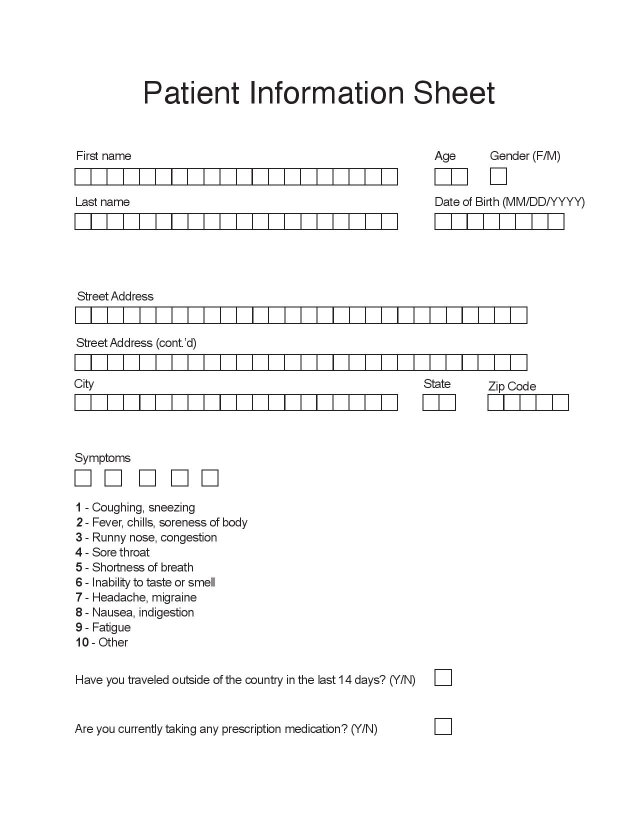
#> input picture form-gold-image.jpg, 1275 x 1650 px (shown at 1/2 size)
$ python -i image_processing.py   (imports and definitions only)
#> lines starting #> are read from the running program, lines starting #| are printed output that depends on the picture; after the words box and inside, x2 and y2 are one past the last pixel; in counts of white or black regions, pixels touching at a corner belong together
#> in process_image, img is the input picture: shape (1650, 1275, 3); mean B, G, R 248.1, 248, 248.1
### ECS171Backend/CoreBackend/box_extraction.py
import cv2
import numpy as np
import shutil
import os


# [4 lines left out: function create_directory, not called in this run]


def sort_boxes(boxes):
    # https://stackoverflow.com/questions/38805462/how-to-sort-contours-left-to-right-while-going-top-to-bottom-using-python-and

    # [x,y,w,h]
    # sort by y
    boxes.sort(key=lambda x: x[1])
    num_boxes = len(boxes)

    # bottom row of boxes
    bottom_line = boxes[0][1] + boxes[0][3] - 1
    index = 0
    for i in range(num_boxes):
        # x is greater than the bottom line, need a new line
        if boxes[i][1] > bottom_line:
            # sort the previous line by their x
            boxes[index:i] = sorted(boxes[index:i], key=lambda x: x[0])
            index = i

        # check if found a new bottom line
        bottom_line = max(boxes[i][1] + boxes[i][3] - 1, bottom_line)

    # sort the last line
    boxes[index:] = sorted(boxes[index:], key=lambda x: x[0])
    return boxes


def overlapping_contours(box_1, box_2):
    return all(abs(box_1[i] - box_2[i]) <= 6 for i in range(4))


# [26 lines left out: function save_boxes, not called in this run]


def extract_boxes(boxes, original):
    output = []

    for square in boxes:
        x = square[0]
        y = square[1]
        w = square[2]
        h = square[3]

        # save actual square
        square_box = original[y:y + h, x:x + w]
        output.append(square_box)

    return output


def get_boxes(img):
    # # 1. conversion to gray scale
    # # 2. binarization of the image. Using thresholding
    # # read image and apply grayscale
    # img = cv2.imread(image_name, cv2.IMREAD_GRAYSCALE)
    # create a copy to extract fields from it later
    img = cv2.resize(img, (1300, 1700))
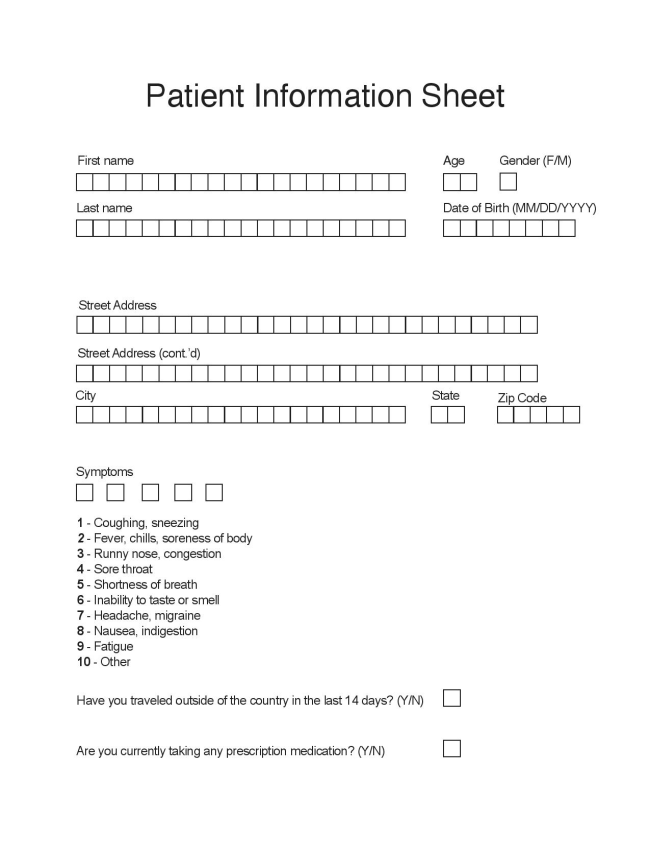
#> img: shape (1700, 1300) (shown at 1/2 size); min 5, max 255, mean 248
    original = img.copy()
    # thresholding - simplest method of segmenting images (process of partitionning a digital image into multiple segments, goal is to simplify image into a representation that is easier to analyze)
    # takes in grescale image. Used to create a binary image, returns threshold image
    blur = cv2.GaussianBlur(img, (5, 5), 0)
    _, threshold = cv2.threshold(img, 135, 255, cv2.THRESH_BINARY)
#> threshold: shape (1700, 1300); 97.1% white; black in thin lines or dots, all inside (x1, y1, x2, y2) = (152, 166, 1192, 1516)
    # mode cv2.RETR_TREE: way to find contours
    # method cv2.CHAIN_APPROX_SIMPLE: approximation method for the detection. contour line indicates a line representing a boundary of the same intensities
    # returned contours is a list of points consisting of the contour lines
    contours, _ = cv2.findContours(image=threshold, mode=cv2.RETR_TREE, method=cv2.CHAIN_APPROX_SIMPLE)
#> contours = 739 contours, 121 with area under 20; largest, box (x1, y1, x2, y2) and area: (0, 0, 1300, 1700) 2207001, (152, 631, 1077, 669) 34184, (151, 728, 1077, 766) 33275, (151, 345, 813, 383) 24454, (151, 811, 813, 848) 23794

    min_box_area = 1200
    max_box_area = 1800
    image_number = 1
    rejects_number = 1
    accepted_boxes = []
    i = 1

    for cnt in contours:
        area = cv2.contourArea(cnt)
        peri = cv2.arcLength(cnt, True)
        # reducing the number of points in a curve with a reduced set of points
        # curve = series of short line segments*cv2.arcLength(cnt, True)
        # approximated curve = subset of points in original curve
        approx = cv2.approxPolyDP(cnt, 0.02 * peri, True)
        img_copy = original.copy()
        # draw an approximate rectangle around the contour
        x, y, w, h = cv2.boundingRect(cnt)
        if len(approx) == 4 and area > min_box_area and area < max_box_area:
            overlapping = False
            if any(overlapping_contours(i, [x, y, w, h]) for i in accepted_boxes):
                overlapping = True
            if not overlapping:
                accepted_boxes.append([x, y, w, h])
                i += 1
#> this loop made 739 passes
#> (area, peri, x, y, w, h) on passes 3, 4, 5, 6, 7, 9, 10, 11, 13, 14, 15, 16: (91, 67.8, 682, 1496, 12, 15), (151, 45.8, 668, 1496, 14, 15), (48.5, 25.9, 671, 1499, 8, 9), (40, 31.66, 665, 1496, 4, 15), (291, 73.94, 632, 1496, 25, 15), (73, 46.63, 635, 1499, 19, 9), (40, 31.66, 628, 1496, 4, 15), (125.5, 64.87, 601, 1496, 14, 15), (145.5, 105.4, 581, 1496, 21, 15), (91.5, 68.38, 561, 1496, 12, 15), (152, 45.8, 547, 1496, 14, 15), (47.5, 25.9, 550, 1499, 8, 9)
#> (area, peri, approx, x, y, w, h) on pass 1: (2207001, 5996, [[0, 0], [0, 1699], [1299, 1699], [1299, 0]], 0, 0, 1300, 1700)
#> after the loop, accepted_boxes = [[885, 1479, 38, 37], [885, 1378, 38, 37], [410, 966, 37, 37], [348, 966, 37, 37], [282, 966, 37, 37], [212, 966, 38, 37], [151, 966, 37, 37], [998, 344, 37, 38]]; i = 9

    accepted_boxes = sort_boxes(accepted_boxes)
#> in sort_boxes, `num_boxes = len(boxes)`: num_boxes = 8
#> in sort_boxes, `bottom_line = boxes[0][1] + boxes[0][3] - 1`: bottom_line = 381
#> the loop in sort_boxes, `for i in range(num_boxes):` made 8 passes
#> bottom_line on passes 1 to 8: 381, 1002, 1002, 1002, 1002, 1002, 1414, 1515
#> after the loop in sort_boxes, `for i in range(num_boxes):`: boxes = [[998, 344, 37, 38], [151, 966, 37, 37], [212, 966, 38, 37], [282, 966, 37, 37], [348, 966, 37, 37], [410, 966, 37, 37], [885, 1378, 38, 37], [885, 1479, 38, 37]]
#> accepted_boxes has the same summary as boxes in sort_boxes
    boxes = extract_boxes(accepted_boxes, original)
#> the loop in extract_boxes, `for square in boxes:` made 8 passes
#> pass 1, in extract_boxes, `square_box = original[y:y + h, x:x + w]`:
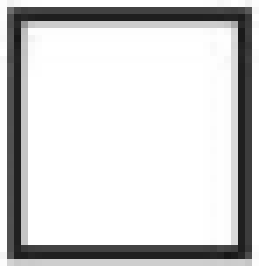
#> square_box: shape (38, 37) (shown 7 times larger); min 22, max 255, mean 211.1
#> pass 2, in extract_boxes, `square_box = original[y:y + h, x:x + w]`:
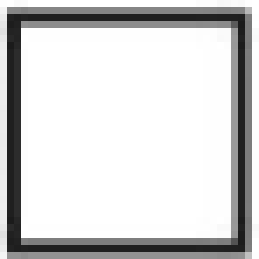
#> square_box: shape (37, 37) (shown 7 times larger); min 27, max 255, mean 210.7
#> pass 3, in extract_boxes, `square_box = original[y:y + h, x:x + w]`:
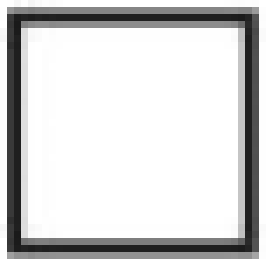
#> square_box: shape (37, 38) (shown 7 times larger); min 26, max 255, mean 211.2
#> after the loop in extract_boxes, `for square in boxes:`: output = 8 items
#> boxes = 8 items

    return boxes

# [5 lines of commented-out code are left out]

### ECS171Backend/CoreBackend/image_processing.py
import cv2
import numpy as np

from CoreBackend import box_extraction as be
from CoreBackend import page_recognition as pr

def main():
    pass

def process_image(image_path):
	img = cv2.imread(image_path)
	# page = pr.pageRecognition(img)
	# cv2.imshow('img', img)
	# cv2.waitKey(0)
	page = cv2.cvtColor(img, cv2.COLOR_BGR2GRAY)

	boxes = be.get_boxes(page)
#> boxes = 8 items
	boxes = [cv2.bitwise_not(box) for box in boxes]
	boxes = [cv2.threshold(box, 127, 255, cv2.THRESH_BINARY)[1] for box in boxes]

	# Zoom into digit/letter
	# boxes = [cv2.GaussianBlur(box, (5,5),0) for box in boxes]
	boxes = [crop_img(box) for box in boxes]
	boxes = [cv2.resize(box, (28,28)) for box in boxes]
	boxes = [np.reshape(box, (28,28,1)) for box in boxes]
	return boxes

def crop_img(img):
    coords = cv2.findNonZero(img)  # Find all non-zero points (text)
    if coords is None: return np.zeros((28,28))
    x, y, w, h = cv2.boundingRect(coords)  # Find minimum spanning bounding box

    if w > h:
        out = np.zeros((w,w))
        out[int(w / 2 - h / 2):int(w / 2 + h / 2), :] = img[y:y + h, x:x + w]
        return out
    else:
        out = np.zeros((h,h))
        out[:, int(h / 2 - w / 2):int(h / 2 + w / 2)] = img[y:y + h, x:x + w]
        return out


# [2 lines not run here, left out]

>>> result = process_image('../../form-gold-image.jpg')
#> result = 8 items

$ run again, on patient-info-form.png
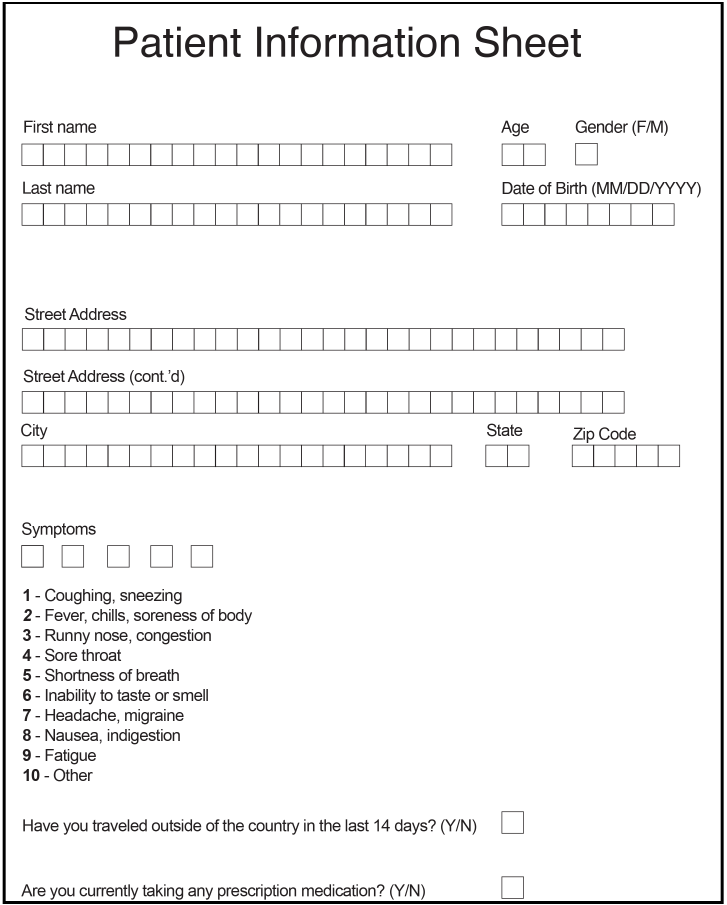
#> input picture patient-info-form.png, 2179 x 2715 px (shown at 1/3 size)
#> in process_image, img is the input picture: shape (2715, 2179, 3); mean B, G, R 243.4, 243.4, 243.5
#> img: shape (1700, 1300)
#> in get_boxes, `_, threshold = cv2.threshold(img, 135, 255, cv2.THRESH_BINARY)`:
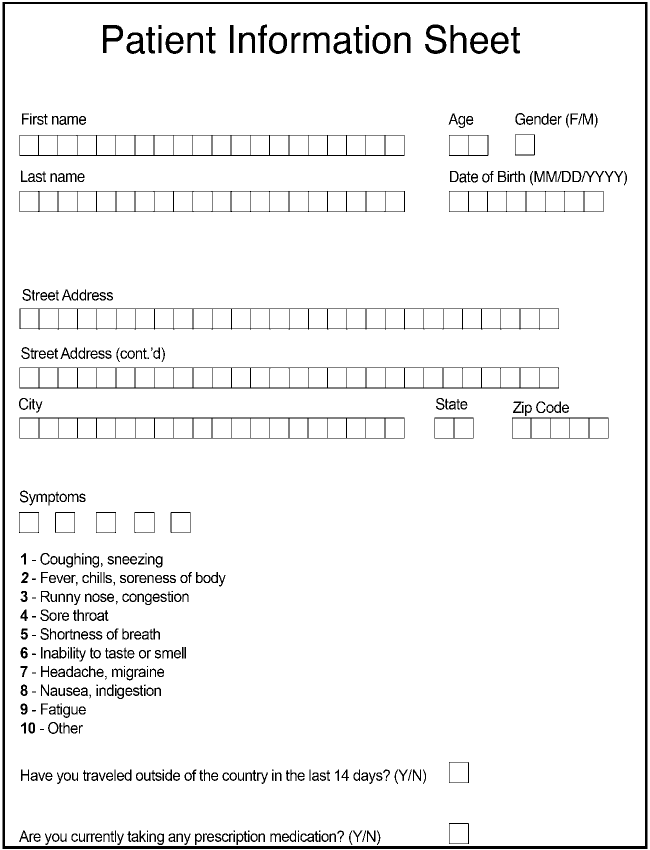
#> threshold: shape (1700, 1300) (shown at 1/2 size); 95.1% white; 463 black regions (39 under 20 px)
#> contours = 753 contours, 41 with area under 20; largest, box (x1, y1, x2, y2) and area: (0, 0, 1300, 1700) 2207001, (4, 3, 1296, 1699) 2188243, (10, 8, 1290, 1692) 2152557, (38, 734, 1119, 778) 46438, (38, 616, 1119, 660) 45423
#> the loop in get_boxes, `for cnt in contours:` made 753 passes
#> (area, peri, x, y, w, h, overlapping) on passes 76, 77, 153, 154, 412, 413, 414, 415: (1759.5, 165.1, 897, 1645, 42, 44, False), (1368, 148, 899, 1648, 37, 39, True), (1759.5, 165.1, 897, 1523, 42, 44, False), (1404, 150, 899, 1525, 37, 40, True), (1758, 164.5, 340, 1023, 42, 44, False), (1368, 148, 343, 1026, 37, 39, True), (1761, 165.7, 268, 1023, 42, 44, False), (1405.5, 149.4, 270, 1026, 38, 39, True)
#> after the loop in get_boxes, `for cnt in contours:`: accepted_boxes = 141 items, first 6: [897, 1645, 42, 44], [897, 1523, 42, 44], [340, 1023, 42, 44], [268, 1023, 42, 44], [191, 1023, 42, 44], [109, 1023, 42, 44]; i = 142
#> num_boxes = 141
#> in sort_boxes, `bottom_line = boxes[0][1] + boxes[0][3] - 1`: bottom_line = 311
#> the loop in extract_boxes, `for square in boxes:` made 141 passes
#> square on passes 1 to 8: [40, 271, 36, 39], [78, 271, 37, 39], [116, 271, 38, 39], [155, 271, 37, 39], [194, 271, 37, 39], [232, 271, 37, 39], [271, 271, 36, 39], [309, 271, 37, 39]
#> pass 3, in extract_boxes, `square_box = original[y:y + h, x:x + w]`:
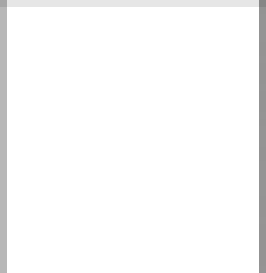
#> square_box: shape (39, 38) (shown 7 times larger); min 134, max 255, mean 249.6
